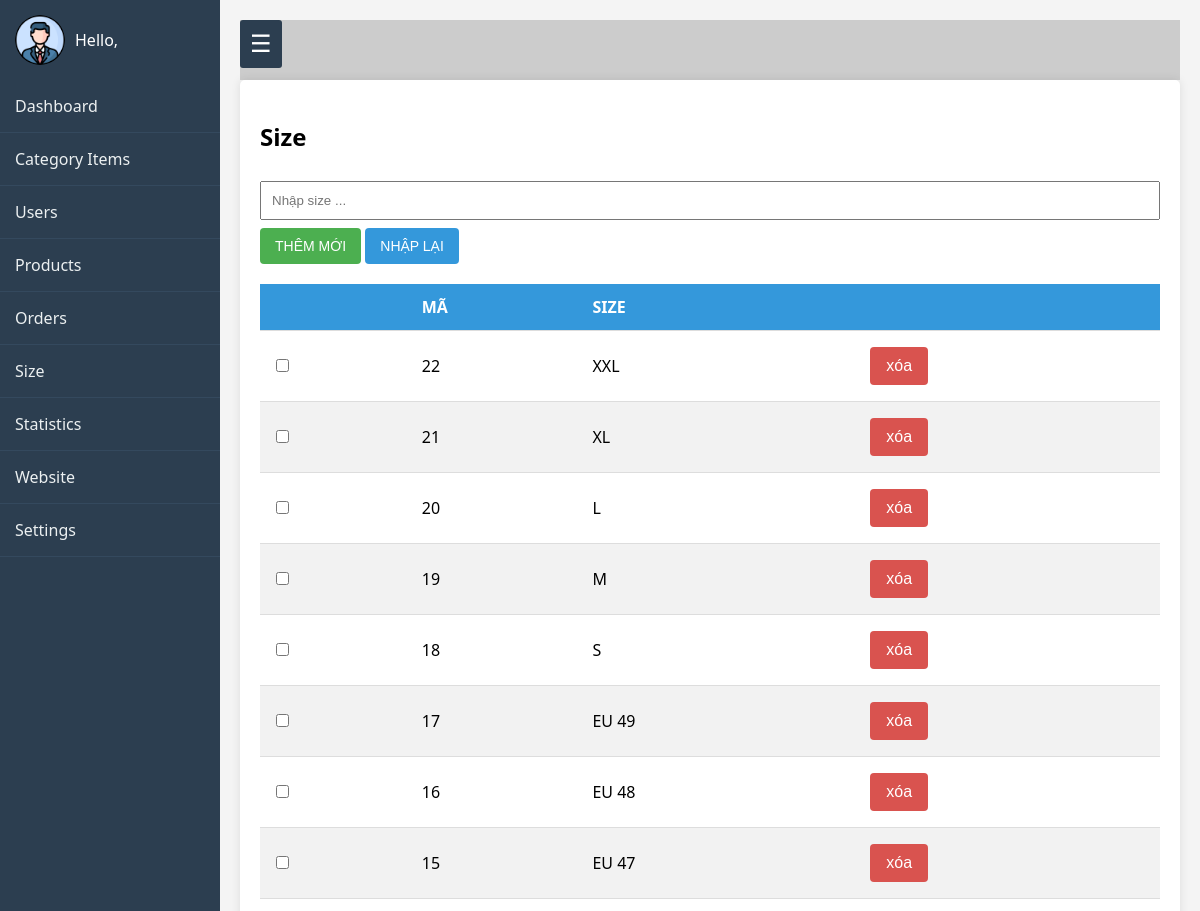
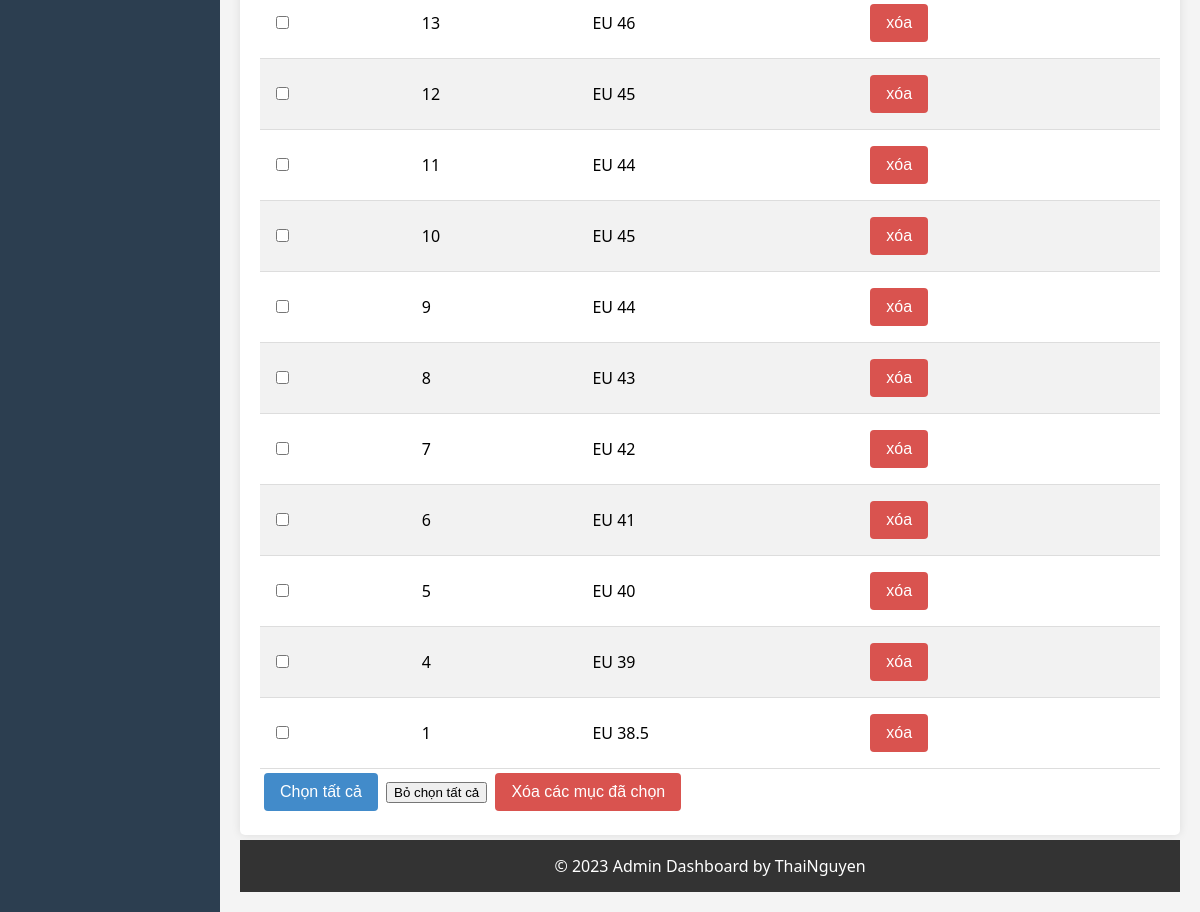
/admin/index.php?act=listsize, run on the app's committed database (2 pictures, top to bottom).
### tables this page shows
CREATE TABLE `size` (
  `idsize` int(11) NOT NULL,
  `namesize` varchar(255) NOT NULL
);

### model/pdo.php (called while the page is built, shortened)
<?php
function pdo_get_connection(){
    $dburl = "mysql:host=localhost;dbname=duan1;charset=utf8";
    $username = 'root';
    $password = '';
    $conn = new PDO($dburl, $username, $password);
    $conn->setAttribute(PDO::ATTR_ERRMODE, PDO::ERRMODE_EXCEPTION);
    return $conn;
}
function pdo_query($sql){
    $sql_args = array_slice(func_get_args(), 1);
    try{
        $conn = pdo_get_connection();
        $stmt = $conn->prepare($sql);
        $stmt->execute($sql_args);
        $rows = $stmt->fetchAll();
        return $rows;
    }
    catch(PDOException $e){
        throw $e;
    }
    finally{
        unset($conn);
    }
}

### model/sanpham.php (called while the page is built, shortened)
<?php
function loadall_size(){
    $sql="select * from size order by idsize desc";
    $listsize=pdo_query($sql);
    return $listsize;
}
?>

### admin/sanpham/listsize.php (the view, shortened to what this page needs)
  <section class="content" id="size">
  <h2>Size</h2>
  <form action="index.php?act=addsize" method="post">
      <input type="text" name="namesize"placeholder="Nhập size ..."  required="required">
      <input type="submit" value="THÊM MỚI" name="themmoi" class="addnew">
      <input type="reset" value="NHẬP LẠI" class="reset">
      </form>
  <table>
    <thead>
      <tr>
      <th></th>
              <tH>MÃ </tH>
              <tH>SIZE</tH>
              <th></th>
      </tr>
    </thead>
    <tbody>
           <?php
       foreach($listsize as $size){
          extract($size);
          $xoasize="index.php?act=xoasize&idsize=".$idsize;
          echo'
          <tr>
          <td><input type="checkbox" name="" idsize=""></td>
          <td>'.$idsize.'</td>
          <td>'.$namesize.'</td>
          <td><a href="'.$xoasize.'"><input type="button" value="xóa" class="re"></a></td>
          </tr>';
      }
          ?>
    </tbody>
  </table>
  <input type="button" value="Chọn tất cả" class="blu mrbut">
          <input type="button" value="Bỏ chọn tất cả" class="we mrbut">
          <input type="button" value="Xóa các mục đã chọn"class="re mrbut">
</section>

### admin/header.php (style rules this page uses)
.addnew { padding: 10px 15px; font-size: 14px; background-color: #4CAF50; color: white; border: none; border-radius: 4px; cursor: pointer; }
.reset { padding: 10px 15px; font-size: 14px; background-color: #3498db; color: white; border: none; border-radius: 4px; cursor: pointer; }
.gr, .re, .blu { padding: 10px 16px; border: none; cursor: pointer; border-radius: 4px; color: #fff; text-align: center; text-decoration: none; display: inline-block; font-size: 16px; transition: opacity 0.3s ease; }
.re { background-color: #d9534f; }
.blu { background-color: #428bca; }
.gr, .re, .blu { margin: 4px; }
body { margin: 0; font-family: 'Segoe UI', Tahoma, Geneva, Verdana, sans-serif; background-color: #f4f4f4; display: flex; flex-direction: column; }
.content { background-color: #fff; padding: 20px; border-radius: 5px; box-shadow: 0 0 10px rgba(0, 0, 0, 0.1); }
table { width: 100%; border-collapse: collapse; margin-top: 20px; }
thead { background-color: #3498db; color: #fff; }
th, td { padding: 12px; text-align: left; border-bottom: 1px solid #ddd; }
tbody tr:nth-child(even) { background-color: #f2f2f2; }
input[type="text"], input[type="number"], input[type="password"], input[type="email"], textarea { width: 100%; padding: 10px; margin: 8px 0; box-sizing: border-box; }

### data on the page
size: idsize "22", namesize "XXL"
size: idsize "21", namesize "XL"
size: idsize "20", namesize "L"
size: idsize "19", namesize "M"
size: idsize "18", namesize "S"
size: idsize "17", namesize "EU 49"
size: idsize "16", namesize "EU 48"
size: idsize "15", namesize "EU 47"
size: idsize "13", namesize "EU 46"
size: idsize "12", namesize "EU 45"
size: idsize "11", namesize "EU 44"
size: idsize "10", namesize "EU 45"
size: idsize "9", namesize "EU 44"
size: idsize "8", namesize "EU 43"
size: idsize "7", namesize "EU 42"
size: idsize "6", namesize "EU 41"
size: idsize "5", namesize "EU 40"
size: idsize "4", namesize "EU 39"
size: idsize "1", namesize "EU 38.5"
